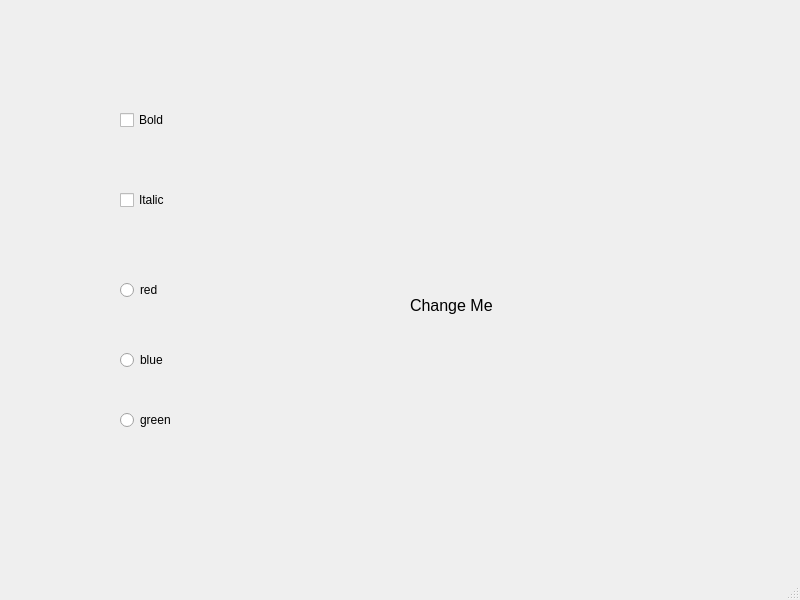
<?xml version="1.0" encoding="UTF-8"?>
<ui version="4.0">
 <class>MainWindow</class>
 <widget class="QMainWindow" name="MainWindow">
  <property name="geometry">
   <rect>
    <x>0</x>
    <y>0</y>
    <width>800</width>
    <height>600</height>
   </rect>
  </property>
  <property name="windowTitle">
   <string>MainWindow</string>
  </property>
  <widget class="QWidget" name="centralwidget">
   <widget class="QCheckBox" name="checkBox">
    <property name="geometry">
     <rect>
      <x>120</x>
      <y>110</y>
      <width>81</width>
      <height>20</height>
     </rect>
    </property>
    <property name="text">
     <string>Bold</string>
    </property>
   </widget>
   <widget class="QCheckBox" name="checkBox_2">
    <property name="geometry">
     <rect>
      <x>120</x>
      <y>190</y>
      <width>81</width>
      <height>20</height>
     </rect>
    </property>
    <property name="text">
     <string>Italic</string>
    </property>
   </widget>
   <widget class="QRadioButton" name="radioButton">
    <property name="geometry">
     <rect>
      <x>120</x>
      <y>280</y>
      <width>95</width>
      <height>20</height>
     </rect>
    </property>
    <property name="text">
     <string>red</string>
    </property>
   </widget>
   <widget class="QRadioButton" name="radioButton_2">
    <property name="geometry">
     <rect>
      <x>120</x>
      <y>350</y>
      <width>95</width>
      <height>20</height>
     </rect>
    </property>
    <property name="text">
     <string>blue</string>
    </property>
   </widget>
   <widget class="QRadioButton" name="radioButton_3">
    <property name="geometry">
     <rect>
      <x>120</x>
      <y>410</y>
      <width>95</width>
      <height>20</height>
     </rect>
    </property>
    <property name="text">
     <string>green</string>
    </property>
   </widget>
   <widget class="QLabel" name="label">
    <property name="geometry">
     <rect>
      <x>410</x>
      <y>250</y>
      <width>191</width>
      <height>111</height>
     </rect>
    </property>
    <property name="font">
     <font>
      <pointsize>12</pointsize>
     </font>
    </property>
    <property name="text">
     <string>Change Me</string>
    </property>
   </widget>
  </widget>
  <widget class="QMenuBar" name="menubar">
   <property name="geometry">
    <rect>
     <x>0</x>
     <y>0</y>
     <width>800</width>
     <height>26</height>
    </rect>
   </property>
  </widget>
  <widget class="QStatusBar" name="statusbar"/>
 </widget>
 <resources/>
 <connections/>
</ui>
